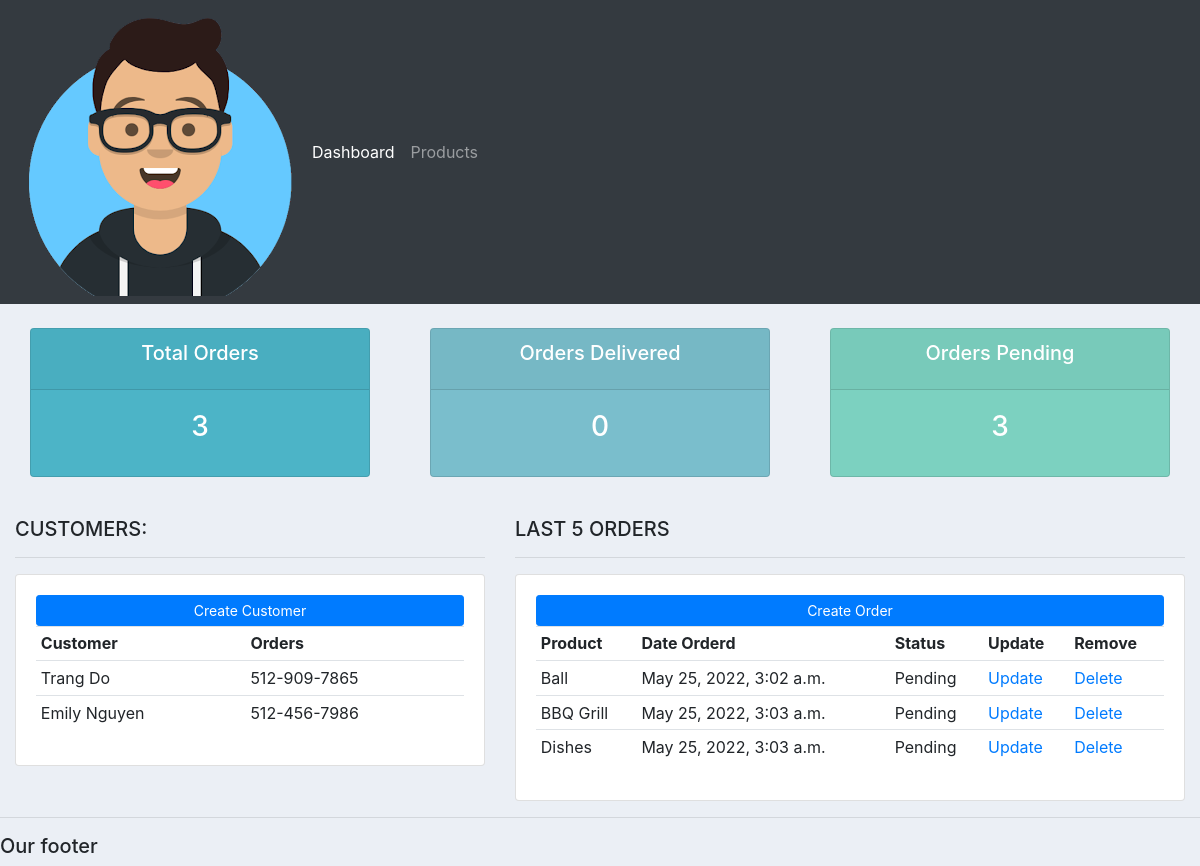
Before: / with the older database file.
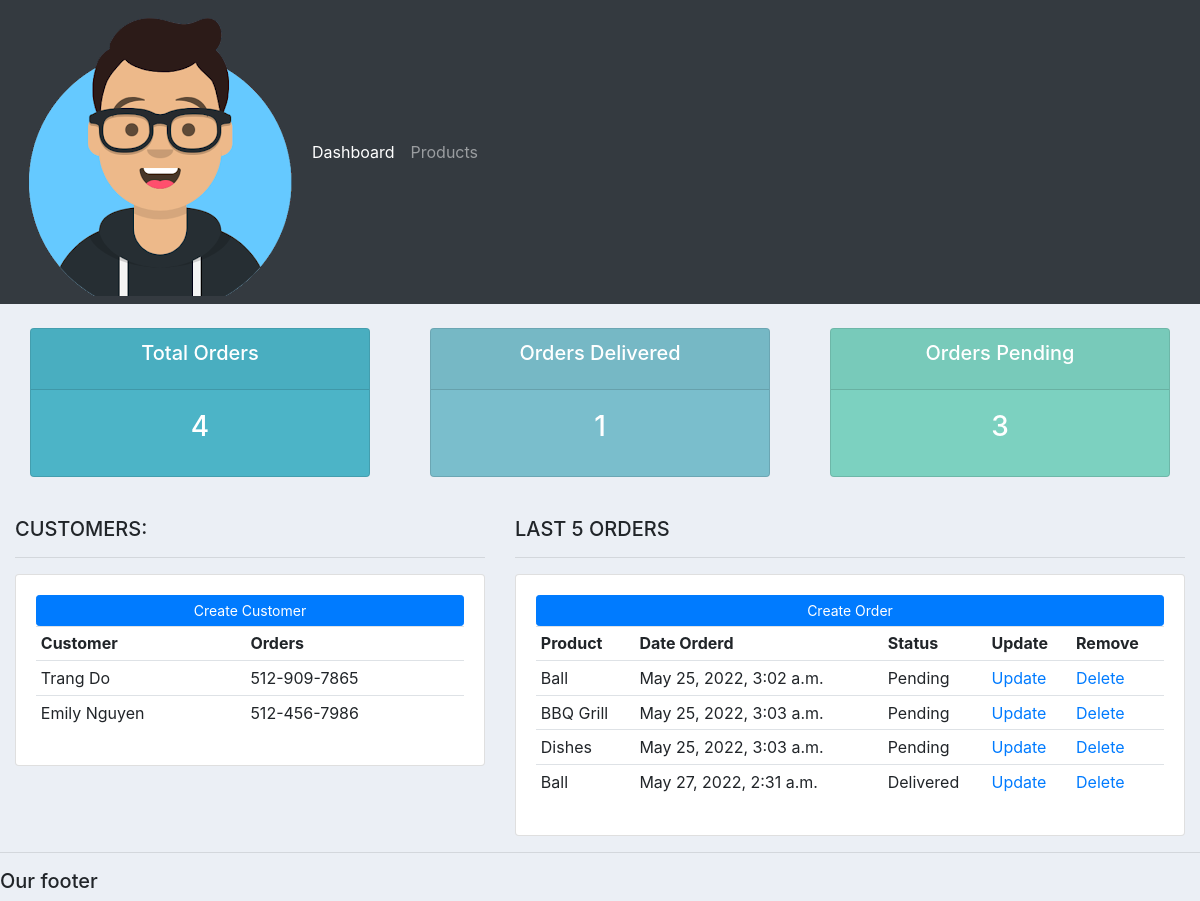
After: the same page with the newer database file.
### accounts/models.py (models this page shows, shortened)
class Customer(models.Model):
	name = models.CharField(max_length=200, null=True)
	phone = models.CharField(max_length=200, null=True)
	email = models.CharField(max_length=200, null=True)
	date_created = models.DateTimeField(auto_now_add=True, null=True)

class Order(models.Model):
	STATUS = (
			('Pending', 'Pending'),
			('Out for delivery', 'Out for delivery'),
			('Delivered', 'Delivered'),
			)
	customer = models.ForeignKey(Customer, null=True, on_delete= models.SET_NULL)
	product = models.ForeignKey(Product, null=True, on_delete= models.SET_NULL)
	date_created = models.DateTimeField(auto_now_add=True, null=True)
	status = models.CharField(max_length=200, null=True, choices=STATUS)

class Product(models.Model):
	CATEGORY = (
			('Indoor', 'Indoor'),
			('Out Door', 'Out Door'),
			)
	name = models.CharField(max_length=200, null=True)
	price = models.FloatField(null=True)
	category = models.CharField(max_length=200, null=True, choices=CATEGORY)
	description = models.CharField(max_length=200, null=True, blank=True)
	date_created = models.DateTimeField(auto_now_add=True, null=True)
	tags = models.ManyToManyField(Tag)
	def __str__(self):
		return self.name

### accounts/views.py (the view)
# urls.py: path('', views.home),
def home(request):
	orders = Order.objects.all()
	customers = Customer.objects.all()
	total_customers = customers.count()
	total_orders = orders.count()
	delivered = orders.filter(status='Delivered').count()
	pending = orders.filter(status='Pending').count()
	context = {'orders':orders, 'customers':customers,
	'total_orders':total_orders,'delivered':delivered,
	'pending':pending }
	return render(request, 'accounts/dashboard.html', context)

### accounts/templates/accounts/dashboard.html
{%  extends 'accounts/main.html' %}
{% block content %}
{%  include 'accounts/status.html' %}
<br>
<div class="row">
	<div class="col-md-5">
		<h5>CUSTOMERS:</h5>
		<hr>
		<div class="card card-body">
			<a class="btn btn-primary  btn-sm btn-block" href="">Create Customer</a>
			<table class="table table-sm">
				<tr>
					<th>Customer</th>
					<th>Orders</th>
				</tr>
				{% for customer in customers %}
					<tr>
						<td>{{customer.name}}</td>
						<td>{{customer.phone}}</td>
					</tr>
				{% endfor %}
			</table>
		</div>
	</div>
	<div class="col-md-7">
		<h5>LAST 5 ORDERS</h5>
		<hr>
		<div class="card card-body">
			<a class="btn btn-primary  btn-sm btn-block" href="">Create Order</a>
			<table class="table table-sm">
				<tr>
					<th>Product</th>
					<th>Date Orderd</th>
					<th>Status</th>
					<th>Update</th>
					<th>Remove</th>
				</tr>
				{% for order in orders %}
					<tr>
						<td>{{order.product}}</td>
						<td>{{order.date_created}}</td>
						<td>{{order.status}}</td>
						<td><a href=""> Update</td>
						<td><a href=""> Delete</td>
					</tr>
				{% endfor %}
			</table>
		</div>
	</div>
</div>
{% endblock %}

Changed rows visible on the page:
added Order: product "Ball", date_created "May 27, 2022, 2:31 a.m.", status "Delivered"
Other visible differences:
{{ total_orders }}: "3" → "4"
{{ delivered }}: "0" → "1"
